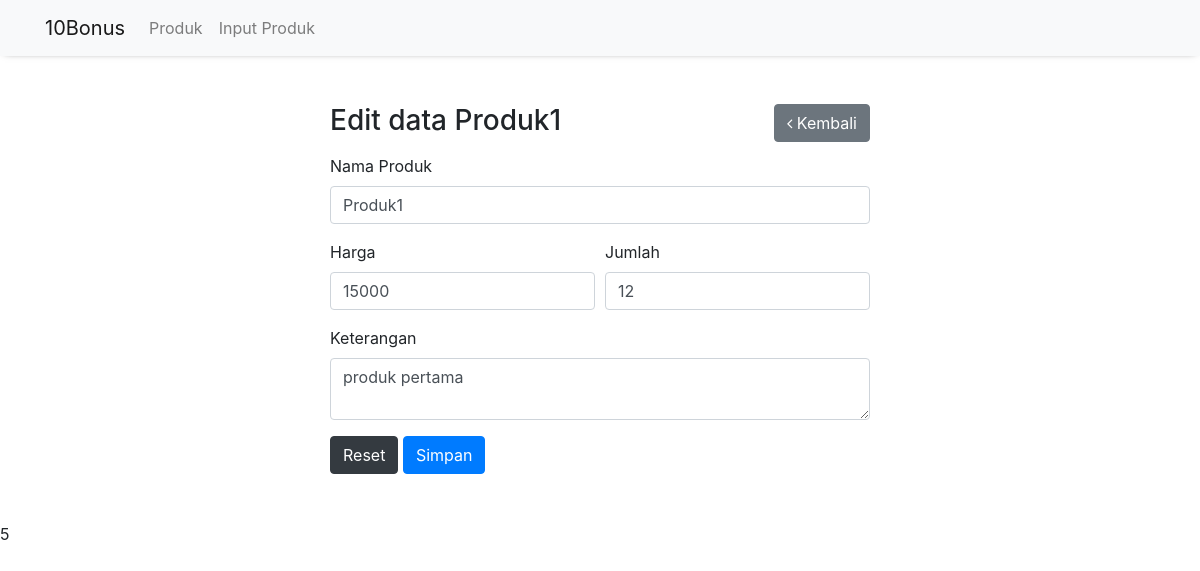
The page /produk/update/Produk1 on the database its author committed.
### tables this page shows
CREATE TABLE `produk` (
  `nama_produk` varchar(100) NOT NULL,
  `keterangan` text NOT NULL,
  `harga` int(11) NOT NULL,
  `jumlah` int(11) NOT NULL
);

### application/libraries/Template.php (called while the page is built, shortened)
<?php
class Template
{
	protected $ci;
	function __construct()
	{
		$this->ci =& get_instance();
	}
	function load($template, $data=NULL)
	{
		$data['contents'] = $this->ci->load->view($template, $data, TRUE);
		$data['navbar'] = $this->ci->load->view('struktur/navbar', $data, TRUE);
		$this->ci->load->view('struktur/v_template', $data);
	}
}

### application/controllers/Produk.php (called while the page is built, shortened)
<?php
class Produk extends CI_Controller {
	public function update()
	{
		$nama = str_replace('%20', ' ', $this->uri->segment(3));
		$get_data = $this->app->get_where('produk',['nama_produk' => $nama])->row();
		$data = [
			'row' => get_object_vars($get_data),
			'title' => 'Edit data '.$nama.'',
		];
		$this->template->load('v_produk_form', $data);
	}
}

### index.php (called while the page is built, shortened)
<?php
require_once BASEPATH.'core/CodeIgniter.php';

### application/models/App.php (called while the page is built, shortened)
<?php
class App extends CI_Model {
	function get_where($table = null, $where = null)
	{
		$this->db->from($table);
		$this->db->where($where);
		return $this->db->get();
	}
}

### application/views/v_produk_form.php (the view, shortened to what this page needs)
<div class="container mt-5">
	<div class="row">
		<div class="col-md-3"></div>
		<div class="col-md-6">
			<div class="float-right">
				<button class="btn btn-secondary" onclick="window.history.go(-1);"><i class="fa fa-angle-left"></i> Kembali</button>
			</div>
			<h3 class="mb-3"><?= $title; ?></h3>
			<form  method="post" action="">
				<div class="form-group">
					<label for="nama_produk">Nama Produk</label>
					<input type="text" class="form-control" name="nama_produk" id="nama_produk" value="<?= $row['nama_produk']; ?>" required>
				</div>
				<div class="form-row">
				<div class="form-group col-md-6">
					<label for="harga">Harga</label>
					<input type="number" class="form-control" name="harga" id="harga" value="<?= $row['harga']; ?>" required>
				</div>
				<div class="form-group col-md-6">
					<label for="jumlah">Jumlah</label>
					<input type="number" class="form-control" name="jumlah" id="jumlah" value="<?= $row['jumlah']; ?>" required>
				</div>
				</div>
				<div class="form-group">
					<label for="keterangan">Keterangan</label>
					<textarea class="form-control" name="keterangan" name="keterangan" id="keterangan" requiredw><?= $row['keterangan']; ?></textarea>
				</div>
				<button type="reset" class="btn btn-dark">Reset</button>
				<button type="submit" name="submit" value="Submit" class="btn btn-primary">Simpan</button>
			</form>
		</div>
	</div>
</div>

### rows shown on the page
produk: nama_produk "Produk1", harga "15000", jumlah "12", keterangan "produk pertama"

### other values the page prints
$title "Edit data Produk1"
